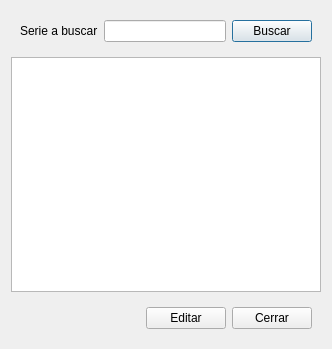
<?xml version="1.0" encoding="UTF-8"?>
<ui version="4.0">
    <class>Dialog</class>
    <widget class="QDialog" name="Dialog">
        <property name="geometry">
            <rect>
                <x>0</x>
                <y>0</y>
                <width>332</width>
                <height>349</height>
            </rect>
        </property>
        <property name="windowTitle">
            <string>Dialog</string>
        </property>
        <property name="windowIcon">
            <iconset resource="fatcow.qrc">
                <normaloff>:/Iconos/Icons/fatcow/Principal.png</normaloff>:/Iconos/Icons/fatcow/Principal.png
            </iconset>
        </property>
        <layout class="QGridLayout" name="gridLayout">
            <item row="0" column="0">
                <widget class="QWidget" name="widget" native="true">
                    <layout class="QHBoxLayout" name="horizontalLayout">
                        <item>
                            <widget class="QLabel" name="label">
                                <property name="text">
                                    <string>Serie a buscar</string>
                                </property>
                            </widget>
                        </item>
                        <item>
                            <widget class="QLineEdit" name="lineEdit"/>
                        </item>
                        <item>
                            <widget class="QPushButton" name="pushButtonBuscar">
                                <property name="text">
                                    <string>Buscar</string>
                                </property>
                                <property name="icon">
                                    <iconset resource="fatcow.qrc">
                                        <normaloff>:/Iconos/Icons/fatcow/folder_search.png</normaloff>
                                        :/Iconos/Icons/fatcow/folder_search.png
                                    </iconset>
                                </property>
                            </widget>
                        </item>
                    </layout>
                </widget>
            </item>
            <item row="2" column="0" alignment="Qt::AlignRight">
                <widget class="QWidget" name="widget_2" native="true">
                    <layout class="QHBoxLayout" name="horizontalLayout_2">
                        <item>
                            <widget class="QPushButton" name="pushButtonAplicar">
                                <property name="text">
                                    <string>Editar</string>
                                </property>
                                <property name="icon">
                                    <iconset resource="fatcow.qrc">
                                        <normaloff>:/Iconos/Icons/fatcow/page_edit.png</normaloff>
                                        :/Iconos/Icons/fatcow/page_edit.png
                                    </iconset>
                                </property>
                            </widget>
                        </item>
                        <item>
                            <widget class="QPushButton" name="pushButtonCerrar">
                                <property name="text">
                                    <string>Cerrar</string>
                                </property>
                                <property name="icon">
                                    <iconset resource="fatcow.qrc">
                                        <normaloff>:/Iconos/Icons/fatcow/cancel.png</normaloff>
                                        :/Iconos/Icons/fatcow/cancel.png
                                    </iconset>
                                </property>
                            </widget>
                        </item>
                    </layout>
                </widget>
            </item>
            <item row="1" column="0">
                <widget class="QListWidget" name="listWidget"/>
            </item>
        </layout>
    </widget>
    <resources>
        <include location="fatcow.qrc"/>
    </resources>
    <connections/>
</ui>
